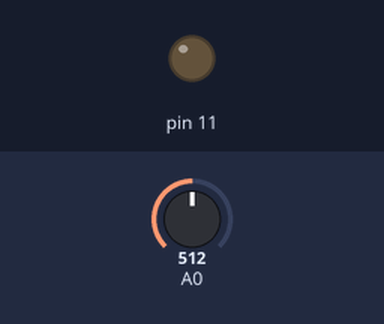
Bench run of a sketch on a simulated Arduino Uno, built with avr-gcc and run on an emulated ATmega328P. Parts: output pins drawn as LEDs (lit = HIGH). Inputs (shaded band) come from the test bench; at power-on: A0 = 512.

Above: at 1.2 s.
1.3 s: A0 set to 716
At 1.6 s:
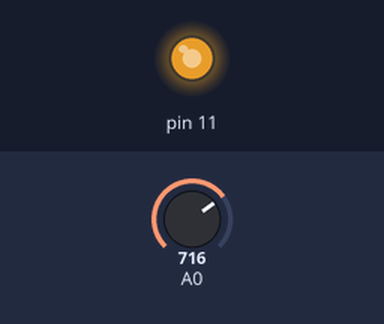
2.8 s: A0 set to 749
At 3.9 s:
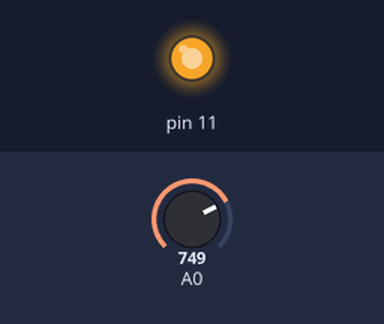
4.3 s: A0 set to 768
At 5.1 s:
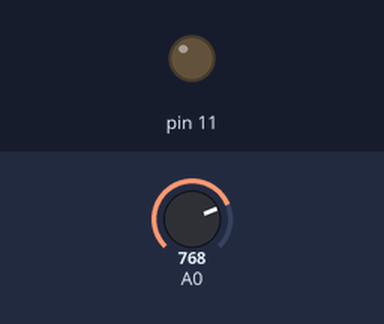
5.8 s: A0 set to 900
At 6.2 s:
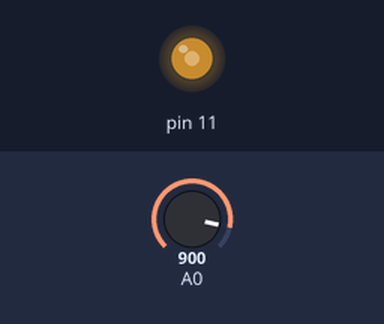
7.3 s: A0 set to 306
At 8.5 s:
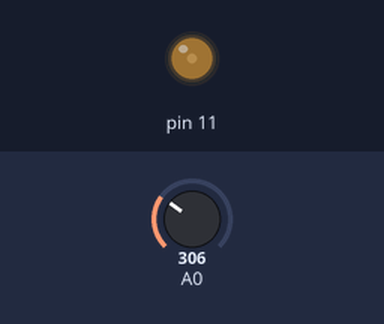
8.8 s: A0 set to 0
At 9.7 s:
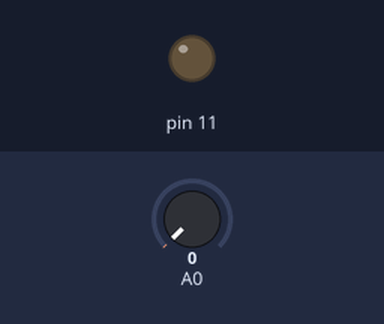
Timing chart, 0 to 11.3 s (numbered marks = the images above; inputs shaded):
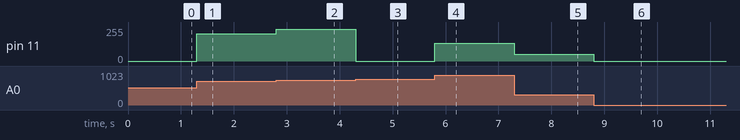

The sketch:

LED_BRIGHTNESS_CONTROL.ino
```cpp
// C++ code
//
int readva;
void setup()
{
  Serial.begin(9600);
  pinMode(11, OUTPUT);
  pinMode(A0, INPUT);
}

void loop()
{
  readva = analogRead(A0);
  analogWrite(11, readva);
}
```

Measured:
- the behaviour switches between 767 and 768 on A0 (found by bisection; images 2 and 3)
- after the input at 1.3 s, pin 11: 0/255 → 204/255 at once
- after the input at 2.8 s, pin 11: 204/255 → 237/255 at once
- after the input at 4.3 s, pin 11: 237/255 → 0/255 at once
- after the input at 5.8 s, pin 11: 0/255 → 132/255 at once
- after the input at 7.3 s, pin 11: 132/255 → 50/255 at once
- after the input at 8.8 s, pin 11: 50/255 → 0/255 at once
